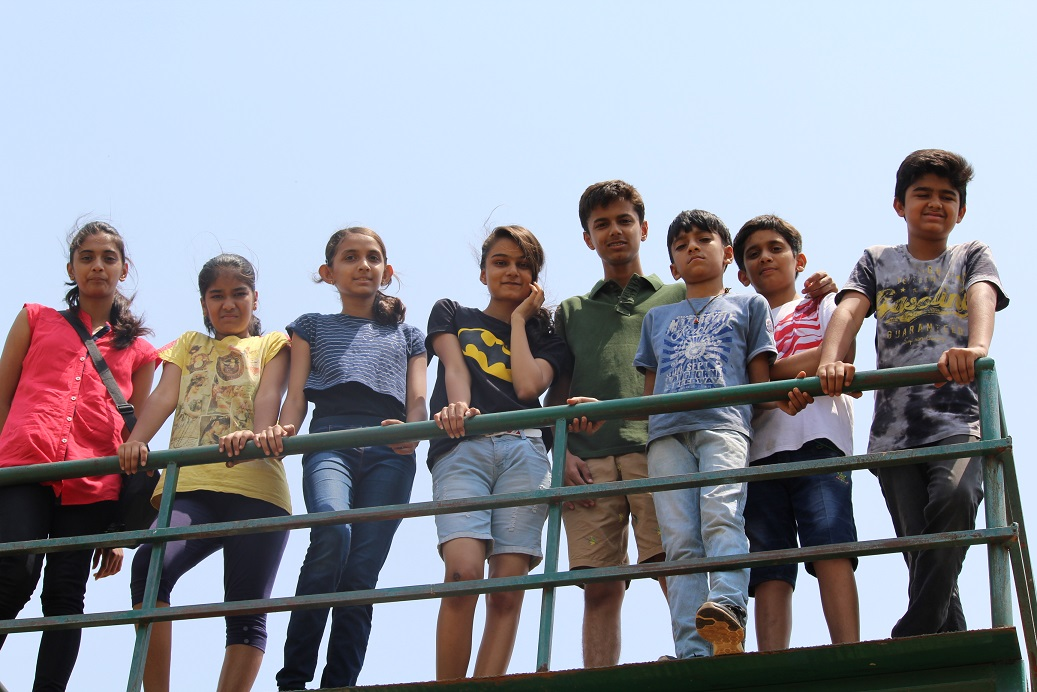
#> input picture movie.JPG, 1037 x 692 px, found by its file name
$ python faceDetectFromImg.py
#> lines starting #> are read from the running program, lines starting #| are printed output that depends on the picture; after the words box and inside, x2 and y2 are one past the last pixel; in counts of white or black regions, pixels touching at a corner belong together
import numpy as np
import cv2

face_cascade = cv2.CascadeClassifier('haarcascade_frontalface_default.xml')
eye_cascade = cv2.CascadeClassifier('haarcascade_eye.xml')

img = cv2.imread('movie.jpg')
#> img is the input picture: shape (692, 1037, 3); mean B, G, R 158, 148, 145.8
gray = cv2.cvtColor(img, cv2.COLOR_BGR2GRAY)
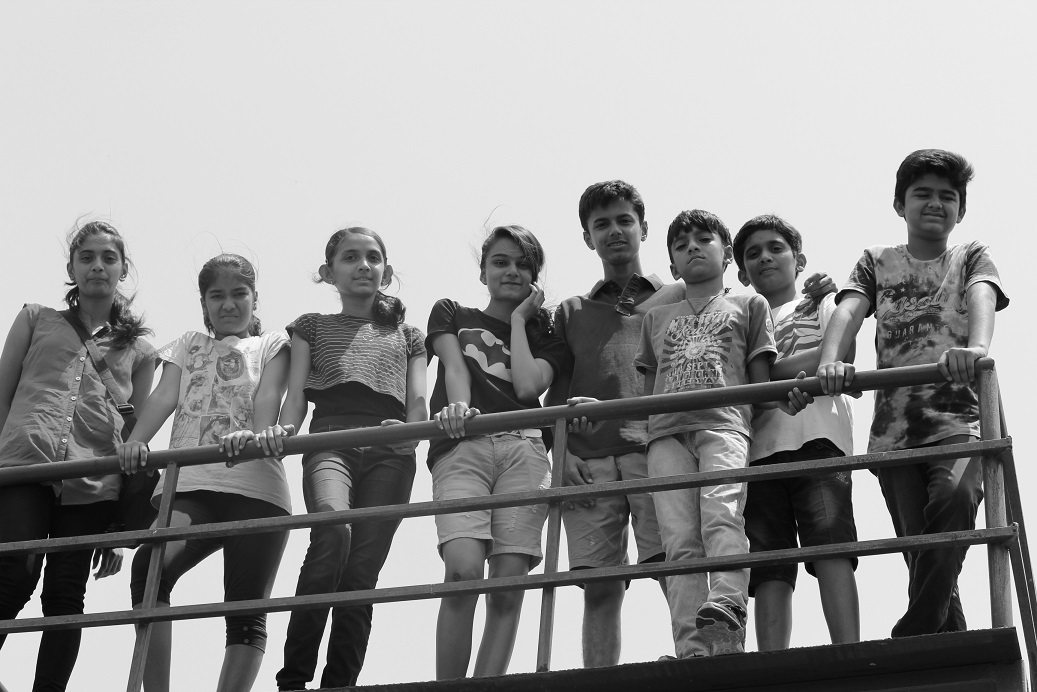
#> gray: shape (692, 1037); min 0, max 255, mean 148.5
## Now we find the faces in the image. If faces are found, it returns the positions of detected faces as Rect(x,y,w,h). Once we get these locations, we can create a ROI for the face and apply eye detection on this ROI (since eyes are always on the face !!! ).

faces = face_cascade.detectMultiScale(gray, 1.3, 5)
#> faces = [[334, 235, 60, 60], [903, 172, 61, 61], [585, 199, 60, 60], [739, 227, 57, 57], [69, 236, 59, 59], [482, 241, 58, 58], [198, 272, 59, 59]]
for (x,y,w,h) in faces:
    img = cv2.rectangle(img,(x,y),(x+w,y+h),(255,0,0),2)
    roi_gray = gray[y:y+h, x:x+w]
    roi_color = img[y:y+h, x:x+w]
    eyes = eye_cascade.detectMultiScale(roi_gray)
#> this loop made 7 passes
#> (x, y, w, h, eyes) on pass 3: (585, 199, 60, 60, [[6, 13, 22, 22]])
#> pass 1, `img = cv2.rectangle(img,(x,y),(x+w,y+h),(255,0,0),2)`:
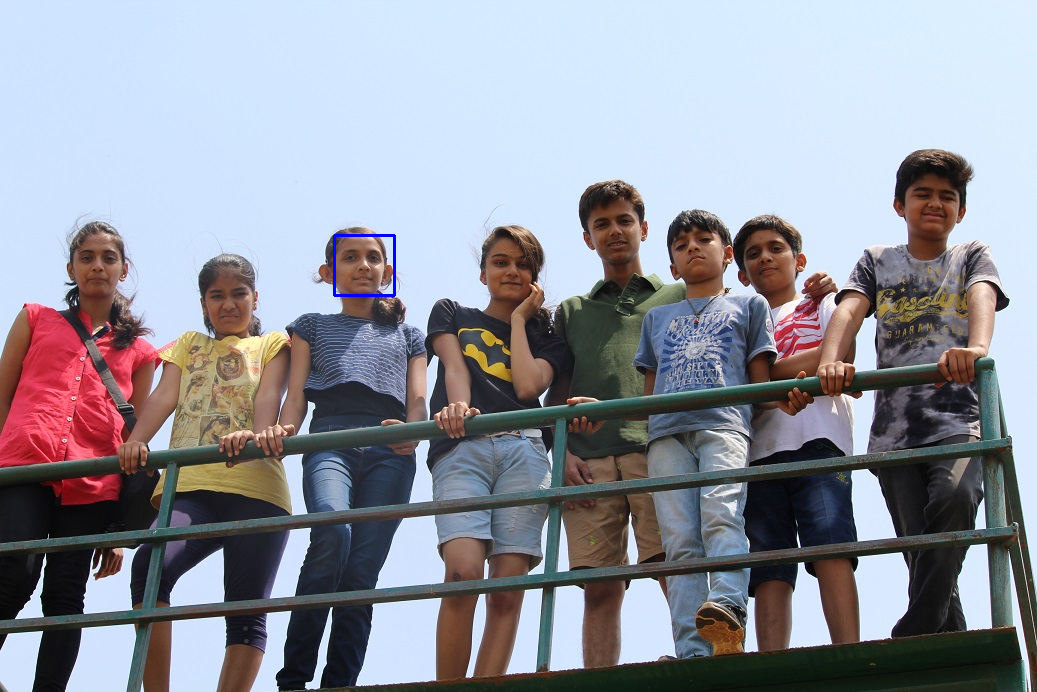
#> img: shape (692, 1037, 3); 0.1% of pixels changed, all inside (x1, y1, x2, y2) = (333, 234, 396, 297)
#> pass 1, `roi_gray = gray[y:y+h, x:x+w]`:
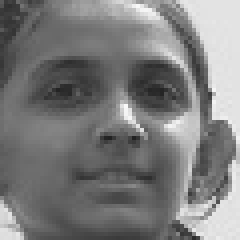
#> roi_gray: shape (60, 60) (shown 4 times larger); min 34, max 249, mean 123.7
#> pass 1, `roi_color = img[y:y+h, x:x+w]`:
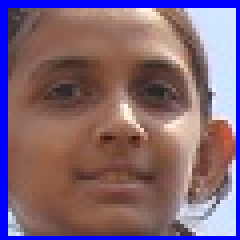
#> roi_color: shape (60, 60, 3) (shown 4 times larger); mean B, G, R 118.8, 102, 130
#> pass 2, `img = cv2.rectangle(img,(x,y),(x+w,y+h),(255,0,0),2)`:
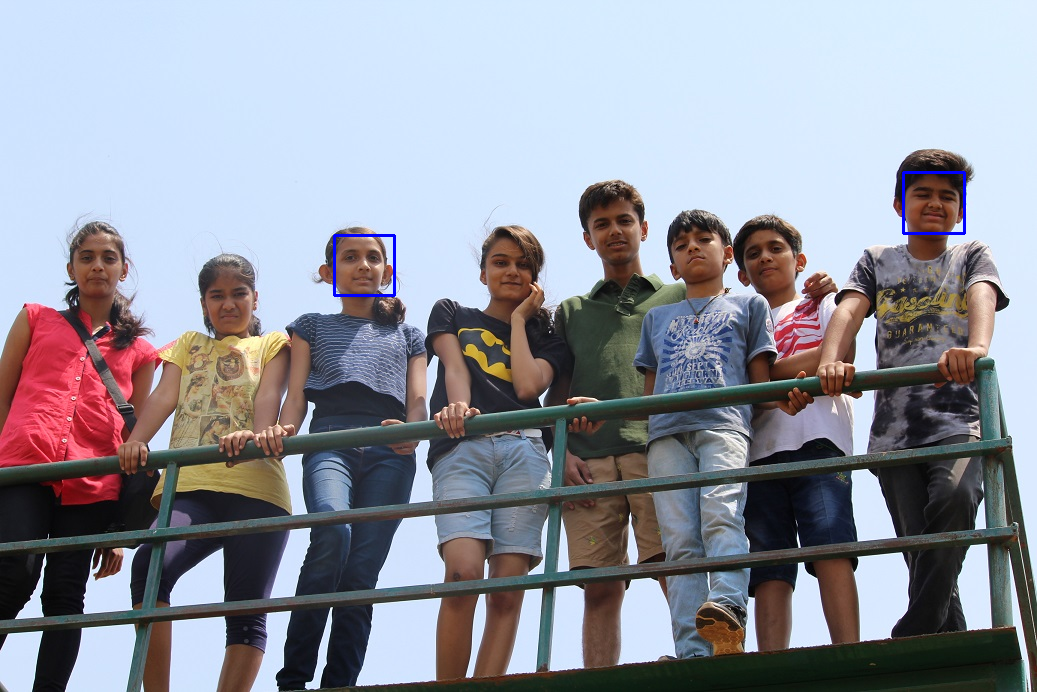
#> img: shape (692, 1037, 3); 0.1% of pixels changed, all inside (x1, y1, x2, y2) = (902, 171, 966, 235)
#> after the loop:
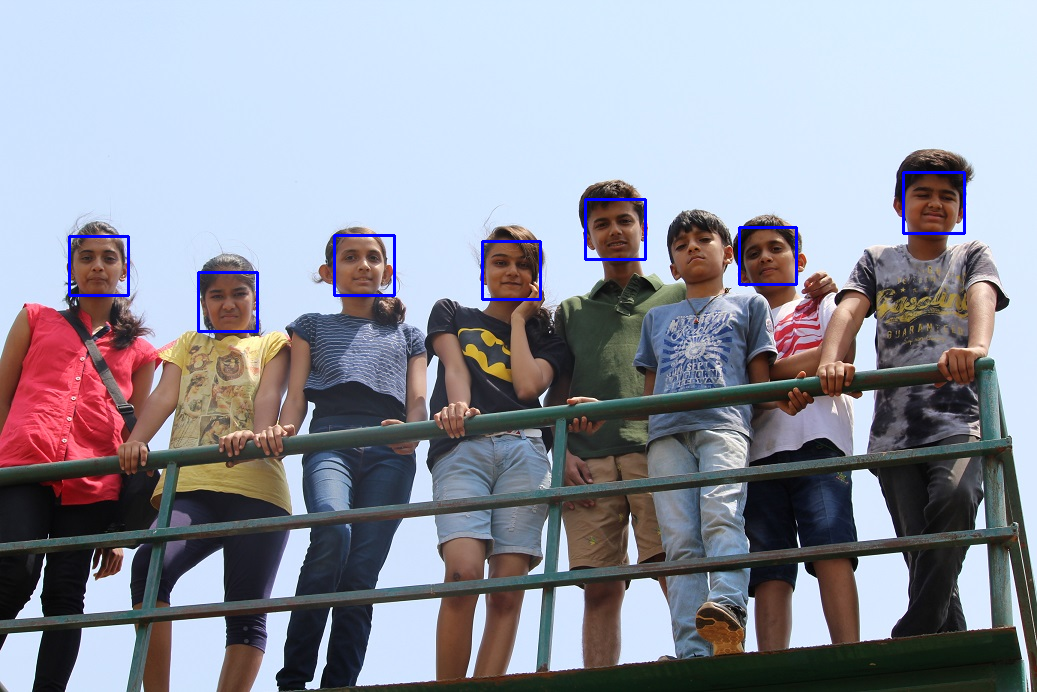
#> img: shape (692, 1037, 3); 0.49% of pixels changed, all inside (x1, y1, x2, y2) = (68, 198, 798, 333)
#> after the loop:
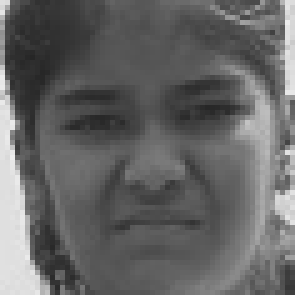
#> roi_gray: shape (59, 59) (shown 5 times larger); min 38, max 238, mean 100.6
##    for (ex,ey,ew,eh) in eyes:
##        cv2.rectangle(roi_color,(ex,ey),(ex+ew,ey+eh),(0,255,0),2)

cv2.imshow('img',img)
cv2.waitKey(0)
cv2.destroyAllWindows()

$ run again, with DSC06951.JPG copied over movie.JPG
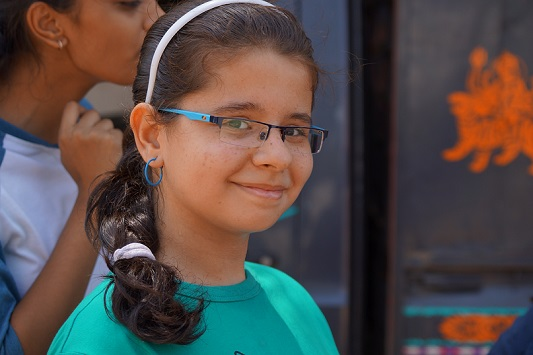
#> input picture DSC06951.JPG, 533 x 355 px, found by its file name
#> img is the input picture: shape (355, 533, 3); mean B, G, R 73, 76.4, 86
#> `gray = cv2.cvtColor(img, cv2.COLOR_BGR2GRAY)`:
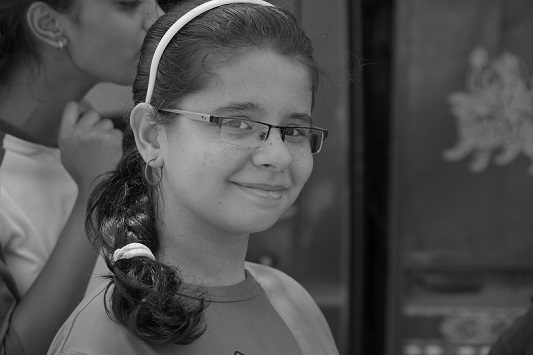
#> gray: shape (355, 533); min 0, max 254, mean 78.9
#> faces = [[173, 56, 186, 186]]
#> the loop `for (x,y,w,h) in faces:` made 1 pass
#> (x, y, w, h, eyes) on pass 1: (173, 56, 186, 186, [[86, 52, 50, 50], [25, 37, 55, 55]])
#> pass 1, `roi_color = img[y:y+h, x:x+w]`:
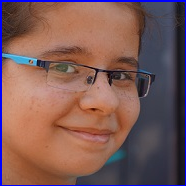
#> roi_color: shape (186, 186, 3); mean B, G, R 86.7, 90, 124.9

$ run again, with IMG_0376.JPG copied over movie.JPG
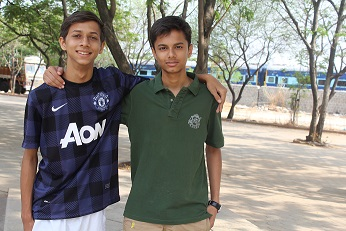
#> input picture IMG_0376.JPG, 346 x 231 px, found by its file name
#> img is the input picture: shape (231, 346, 3); mean B, G, R 124.5, 132.6, 134.9
#> `gray = cv2.cvtColor(img, cv2.COLOR_BGR2GRAY)`:
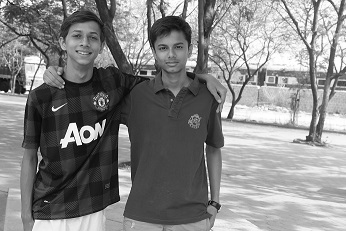
#> gray: shape (231, 346); min 1, max 255, mean 132.4
#> faces = [[63, 19, 46, 46], [148, 29, 47, 47]]
#> the loop `for (x,y,w,h) in faces:` made 2 passes
#> after the loop `for (x,y,w,h) in faces:`:
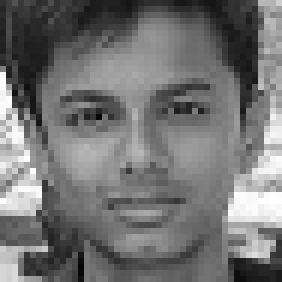
#> roi_gray: shape (47, 47) (shown 6 times larger); min 6, max 254, mean 114.9
